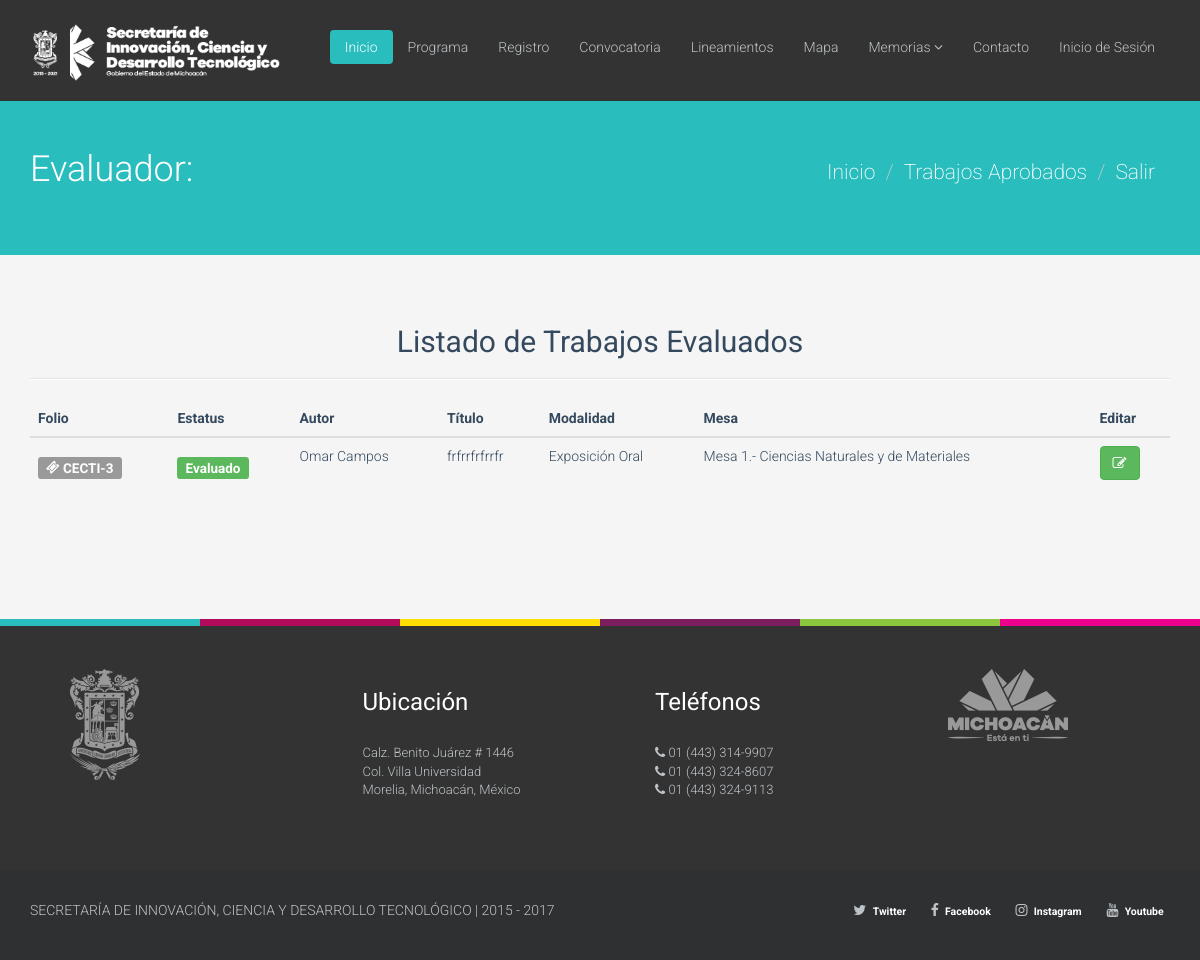
/index.php/encuentro/aprobado, run on the app's committed database.
### tables this page shows
CREATE TABLE `usuarios` (
  `id_usuarios` int(11) NOT NULL,
  `nombre` varchar(255) NOT NULL,
  `a_paterno` varchar(255) NOT NULL,
  `a_materno` varchar(255) NOT NULL,
  `edad` int(11) NOT NULL,
  `genero` int(11) NOT NULL,
  `nacionalidad` int(11) NOT NULL,
  `otra_nac` varchar(255) NOT NULL,
  `estado` int(11) NOT NULL,
  `municipio` int(11) NOT NULL,
  `otro_mun` varchar(255) NOT NULL,
  `email` varchar(255) NOT NULL,
  `institucion` int(11) NOT NULL,
  `otra_ins` varchar(255) NOT NULL,
  `facultad` int(11) NOT NULL,
  `otra_fac` varchar(255) NOT NULL,
  `nivel` int(11) NOT NULL,
  `otro_nivel` varchar(255) NOT NULL,
  `mesa` int(11) NOT NULL,
  `modalidad` int(11) NOT NULL,
  `area_id` int(11) DEFAULT NULL,
  `password` varchar(255) NOT NULL,
  `username` varchar(255) NOT NULL,
  `puesto` varchar(100) NOT NULL
);

CREATE TABLE `ponencias` (
  `id_ponencias` int(11) NOT NULL,
  `usuario_id` int(11) NOT NULL,
  `tipo_trabajo_id` int(11) DEFAULT NULL,
  `titulo` mediumtext,
  `autor` varchar(255) DEFAULT NULL,
  `coautores` mediumtext,
  `asesor` varchar(255) DEFAULT NULL,
  `mesa_id` int(11) DEFAULT NULL,
  `c_jovenes` int(11) DEFAULT NULL,
  `archivo_resumen` varchar(255) DEFAULT NULL,
  `archivo_extenso` varchar(255) DEFAULT NULL,
  `status_id` int(11) NOT NULL,
  `fecha_registro` date DEFAULT NULL,
  `fecha_extenso` date DEFAULT NULL
);

CREATE TABLE `tipo` (
  `id_tipo` int(11) NOT NULL,
  `nombre_trabajo` varchar(255) NOT NULL
);

CREATE TABLE `area_tematica` (
  `id_tematica` int(11) NOT NULL,
  `nombre_tem` varchar(255) NOT NULL
);

### application/controllers/Encuentro.php (called while the page is built, shortened)
<?php if ( ! defined('BASEPATH')) exit('No direct script access allowed');
class Encuentro extends MY_Controller {
    public function __construct()
    {
        $this->load->model('Encuentro_model');
        $this->load->library('session','pagination');
        $this->load->helper('url','form');
    }
    public function aprobado()
    {
        $pages=5;
        $this->load->library('pagination');
        $config['per_page'] = $pages;
        $data['ponencias'] = $this->Encuentro_model->list_ponencias(1,$config['per_page'],$this->uri->segment(3));
        $this->load->view("theme/header");
        $this->load->view("theme/menu");
        $this->load->view("encuentro/listado_aprobados",$data);
        $this->load->view("theme/footer");
    }
}

### index.php (called while the page is built, shortened)
<?php
require_once BASEPATH.'core/CodeIgniter.php';

### application/models/Encuentro_model.php (called while the page is built, shortened)
    <?php if ( ! defined('BASEPATH')) exit('No direct script access allowed');
class Encuentro_model extends CI_Model {
  function get_total_ponencias($id_ponencias = false){
    $this->db->select('u.username,u.nombre,u.a_paterno,u.a_materno,p.id_ponencias,p.titulo,p.autor,p.coautores,p.asesor,p.titulo, s.status, p.archivo_resumen, p.archivo_extenso, t.nombre_trabajo, a.nombre_tem');
   $this->db->from('usuarios u');
   $this->db->join('ponencias p', 'u.id_usuarios = p.usuario_id');
   $this->db->join('status s', 'p.status_id = s.id_status');
   $this->db->join('tipo t', 'p.tipo_trabajo_id = t.id_tipo');
   $this->db->join('area_tematica a', 'p.mesa_id = a.id_tematica');
   $this->db->where('c_jovenes = 1');
   $this->db->where('p.mesa_id',$id_ponencias);
    $consulta = $this->db->get();
        if($consulta->num_rows() > 0 )
        {
            return $consulta->result();
        }else{
          return FALSE;
        }
  }
    public function list_ponencias($id_ponencias = false,$porpagina,$segmento)
    {
    $this->db->select('u.username,u.nombre,u.a_paterno,u.a_materno,u.email,p.id_ponencias,p.titulo,p.autor,p.coautores,p.asesor,p.titulo, s.status, p.archivo_resumen, p.archivo_extenso, t.nombre_trabajo, a.nombre_tem,n.nombre_aca');
   $this->db->from('usuarios u');
   $this->db->join('ponencias p', 'u.id_usuarios = p.usuario_id');
   $this->db->join('status s', 'p.status_id = s.id_status');
   $this->db->join('tipo t', 'p.tipo_trabajo_id = t.id_tipo');
   $this->db->join('area_tematica a', 'p.mesa_id = a.id_tematica');
   $this->db->join('nivel_academico n', 'u.nivel = n.id_academico');
   $this->db->where('c_jovenes = 1');
   $this->db->where('p.mesa_id',$id_ponencias);
    $consulta = $this->db->get();
        if($consulta->num_rows() > 0 )
        {
            return $consulta->result();
        }else{
          return FALSE;
        }
    }
}

### application/views/encuentro/listado_aprobados.php (the view, shortened to what this page needs)
<?php
  $nombre = $this->session->userdata('nombre');
  $a_paterno = $this->session->userdata('a_paterno');
  $a_materno = $this->session->userdata('a_materno');
?>
<section id="title" class="emerald">
<div class="container">
<div class="row">
<div class="col-sm-6">
<br>
<br>
<br>
<br>
<br>
<h1>Evaluador: <?php echo $nombre .' '.$a_paterno .' '.$a_materno ?></h1>
</div>
<div class="col-sm-6">
<br>
<br>
<br>
<br>
<ul class="breadcrumb pull-right lead">
    <li class="active"><a href="<?php echo site_url('encuentro/index') ?>">Inicio</a></li>
    <li class="active"><a href="<?php echo site_url('encuentro/aprobado') ?>">Trabajos Aprobados</a></li>
    <li><a href="<?php echo site_url("login/salir") ?>">Salir</a></li>
</ul>
</div>
</div>
</div>
</section>
<section id="career" class="container">
<div class="center">
<h2>Listado de Trabajos Evaluados</h2>
</div>
<hr>
<div class="row">
<div class="col-md-12">
<div class="table-responsive">
<table class="table">
     <thead>
 <tr>
            <th>Folio</th>
            <th>Estatus</th>
            <th>Autor</th>
            <th>Título</th>
            <th>Modalidad</th>
            <th>Mesa</th>
            <th>Editar</th>
 </tr>
 </thead>
 <tbody>
 <?php
if($ponencias !== FALSE) {
            foreach ($ponencias as $row) {
            if ($row->status === 'Evaluado') {
                   $estado = "<h4><span class='label label-success'>Evaluado</span></h4>";
              }
            if ($row->status === 'Evaluado') {
               echo "<tr>
               <td><h4><span class='label label-default'><i class='fa fa-ticket' aria-hidden='true'></i>  CECTI-$row->id_ponencias</span><h4></td>
               <td>$estado</td>
               <td>$row->autor</td>
               <td>$row->titulo</td>
               <td>$row->nombre_trabajo</td>
               <td>$row->nombre_tem</td>
               <td><a href='" . base_url() . "encuentro/editar/$row->id_ponencias'><button type='button' class='btn btn-success'><i class='fa fa-pencil-square-o' aria-hidden='true'></i></button></a></td>";
              }else{
                echo '<tr><td colspan="11"><div class="alert alert-danger" role="alert"><h4> <i class="fa fa-file-pdf-o" aria-hidden="true"></i>      Actualmente no hay proyectos evaluados</h4></div></td>';
              }
           }
}
?>
 </tbody>
 </table>
</div>
</div>
</div>
</section>

### assets/css/main.css (style rules this page uses)
body { color:#34495e;background:#f5f5f5;font-family:'Roboto',sans-serif;font-weight:300; }
h1,h2,h3,h4,h5,h6 { font-family:'Roboto',sans-serif;font-weight:400; }
a { color:#34495e;-webkit-transition:300ms;-moz-transition:300ms;-o-transition:300ms;transition:300ms; }
hr { border-top:1px solid #e5e5e5;border-bottom:1px solid #fff; }
.btn { font-weight:400; }
body>section { padding:50px 0; }
.turquoise,.green-sea,.sun-flower,.orange,.emerald,.nephrits,.carrot,.pumkin,.peter-river,.belize-hole,.alizarin,.pomegranate,.amethyst,.wisteria,.clouds .silver,.wet-asphalt,.midnight-blue,.concrete,.asbestos { color:#fff; }
.turquoise h1,.green-sea h1,.sun-flower h1,.orange h1,.emerald h1,.nephrits h1,.carrot h1,.pumkin h1,.peter-river h1,.belize-hole h1,.alizarin h1,.pomegranate h1,.amethyst h1,.wisteria h1,.clouds .silver h1,.wet-asphalt h1,.midnight-blue h1,.concrete h1,.asbestos h1,.turquoise h2,.green-sea h2,.sun-flower h2,.orange h2,.emerald h2,.nephrits h2,.carrot h2,.pumkin h2,.peter-river h2,.belize-hole h2,.alizarin h2,.pomegranate h2,.amethyst h2,.wisteria h2,.clouds .silver h2,.wet-asphalt h2,.midnight-blue h2,.concrete h2,.asbestos h2,.turquoise h3,.green-sea h3,.sun-flower h3,.orange h3,.emerald h3,.nephrits h3,.carrot h3,.pumkin h3,.peter-river h3,.belize-hole h3,.alizarin h3,.pomegranate h3,.amethyst h3,.wisteria h3,.clouds .silver h3,.wet-asphalt h3,.midnight-blue h3,.concrete h3,.asbestos h3,.turquoise h4,.green-sea h4,.sun-flower h4,.orange h4,.emerald h4,.nephrits h4,.carrot h4,.pumkin h4,.peter-river h4,.belize-hole h4,.alizarin h4,.pomegranate h4,.amethyst h4,.wisteria h4,.clouds .silver h4,.wet-asphalt h4,.midnight-blue h4,.concrete h4,.asbestos h4,.turquoise h5,.green-sea h5,.sun-flower h5,.orange h5,.emerald h5,.nephrits h5,.carrot h5,.pumkin h5,.peter-river h5,.belize-hole h5,.alizarin h5,.pomegranate h5,.amethyst h5,.wisteria h5,.clouds .silver h5,.wet-asphalt h5,.midnight-blue h5,.concrete h5,.asbestos h5,.turquoise h6,.green-sea h6,.sun-flower h6,.orange h6,.emerald h6,.nephrits h6,.carrot h6,.pumkin h6,.peter-river h6,.belize-hole h6,.alizarin h6,.pomegranate h6,.amethyst h6,.wisteria h6,.clouds .silver h6,.wet-asphalt h6,.midnight-blue h6,.concrete h6,.asbestos h6 { color:#fff; }
.emerald { background-color:#29bdbe; }
#title h1 { margin:0;font-size:36px;font-weight:300; }
.center { text-align:center; }
ul.breadcrumb { margin:20px 0 0;background:transparent; }
ul.breadcrumb>li { text-shadow:none; }
ul.breadcrumb>li>a,ul.breadcrumb>li .divider { color:#fff; }
ul.breadcrumb>li.active { color:rgba(255,255,255,0.7); }
.row>div { margin-bottom:10px; }

### data on the page
usuarios: ponencias.id_ponencias "3", ponencias.autor "Omar Campos", ponencias.titulo "frfrrfrfrrfr", tipo.nombre_trabajo "Exposición Oral", area_tematica.nombre_tem "Mesa 1.- Ciencias Naturales y de Materiales"
